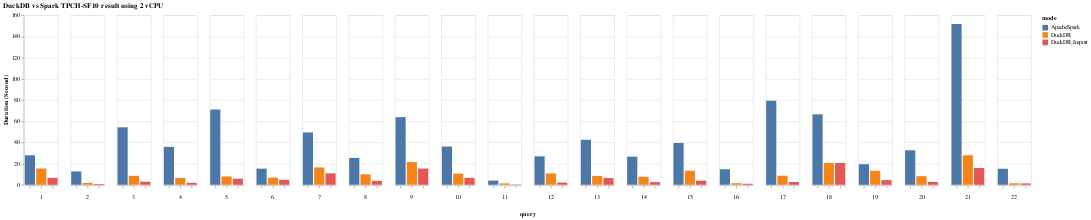

Notebook cell for this chart:
### Markdown cell above
# Results

### Code cell
chart

### Figure 1 — Vega-Lite specification as saved in the notebook (floating-point values rounded to 4 significant figures)
{"config": {"view": {"continuousWidth": 400, "continuousHeight": 300}}, "data": {"name": "data-6525951aafdda94afdf4a26f693de4fd"}, "mark": "bar", "encoding": {"color": {"field": "mode", "type": "nominal"}, "column": {"field": "query", "header": {"orient": "bottom"}, "type": "ordinal"}, "tooltip": [{"field": "dur", "type": "quantitative"}], "x": {"axis": {"labels": false, "title": null}, "field": "mode", "type": "nominal"}, "y": {"aggregate": "sum", "axis": {"title": "Duration (Second)"}, "field": "dur", "type": "quantitative"}}, "title": "DuckDB vs Spark TPCH-SF10 result using 2 vCPU", "$schema": "https://vega.github.io/schema/vega-lite/v4.17.0.json", "datasets": {"data-6525951aafdda94afdf4a26f693de4fd": [{"dur": 15.33, "query": 1, "mode": "DuckDB"}, {"dur": 1.726, "query": 2, "mode": "DuckDB"}, {"dur": 8.446, "query": 3, "mode": "DuckDB"}, {"dur": 6.413, "query": 4, "mode": "DuckDB"}, {"dur": 7.835, "query": 5, "mode": "DuckDB"}, {"dur": 6.713, "query": 6, "mode": "DuckDB"}, {"dur": 16.38, "query": 7, "mode": "DuckDB"}, {"dur": 9.841, "query": 8, "mode": "DuckDB"}, {"dur": 21.43, "query": 9, "mode": "DuckDB"}, {"dur": 10.54, "query": 10, "mode": "DuckDB"}, {"dur": 1.267, "query": 11, "mode": "DuckDB"}, {"dur": 10.65, "query": 12, "mode": "DuckDB"}, {"dur": 8.35, "query": 13, "mode": "DuckDB"}, {"dur": 7.553, "query": 14, "mode": "DuckDB"}, {"dur": 13.19, "query": 15, "mode": "DuckDB"}, {"dur": 1.47, "query": 16, "mode": "DuckDB"}, {"dur": 8.549, "query": 17, "mode": "DuckDB"}, {"dur": 20.61, "query": 18, "mode": "DuckDB"}, {"dur": 13.19, "query": 19, "mode": "DuckDB"}, {"dur": 8.106, "query": 20, "mode": "DuckDB"}, {"dur": 27.88, "query": 21, "mode": "DuckDB"}, {"dur": 1.391, "query": 22, "mode": "DuckDB"}, {"dur": 27.84, "query": 1, "mode": "ApacheSpark"}, {"dur": 12.57, "query": 2, "mode": "ApacheSpark"}, {"dur": 54.24, "query": 3, "mode": "ApacheSpark"}, {"dur": 35.75, "query": 4, "mode": "ApacheSpark"}, {"dur": 71.06, "query": 5, "mode": "ApacheSpark"}, {"dur": 15.19, "query": 6, "mode": "ApacheSpark"}, {"dur": 49.38, "query": 7, "mode": "ApacheSpark"}, {"dur": 25.32, "query": 8, "mode": "ApacheSpark"}, {"dur": 63.81, "query": 9, "mode": "ApacheSpark"}, {"dur": 36.1, "query": 10, "mode": "ApacheSpark"}, {"dur": 3.913, "query": 11, "mode": "ApacheSpark"}, {"dur": 26.84, "query": 12, "mode": "ApacheSpark"}, {"dur": 42.48, "query": 13, "mode": "ApacheSpark"}, {"dur": 26.52, "query": 14, "mode": "ApacheSpark"}, {"dur": 39.43, "query": 15, "mode": "ApacheSpark"}, {"dur": 14.61, "query": 16, "mode": "ApacheSpark"}, {"dur": 79.35, "query": 17, "mode": "ApacheSpark"}, {"dur": 66.46, "query": 18, "mode": "ApacheSpark"}, {"dur": 19.38, "query": 19, "mode": "ApacheSpark"}, {"dur": 32.56, "query": 20, "mode": "ApacheSpark"}, {"dur": 151.7, "query": 21, "mode": "ApacheSpark"}, {"dur": 15.08, "query": 22, "mode": "ApacheSpark"}, {"dur": 6.531, "query": 1, "mode": "DuckDB_Import"}, {"dur": 0.6629, "query": 2, "mode": "DuckDB_Import"}, {"dur": 2.918, "query": 3, "mode": "DuckDB_Import"}, {"dur": 1.801, "query": 4, "mode": "DuckDB_Import"}, {"dur": 5.69, "query": 5, "mode": "DuckDB_Import"}, {"dur": 4.653, "query": 6, "mode": "DuckDB_Import"}, {"dur": 10.8, "query": 7, "mode": "DuckDB_Import"}, {"dur": 3.724, "query": 8, "mode": "DuckDB_Import"}, {"dur": 15.32, "query": 9, "mode": "DuckDB_Import"}, {"dur": 6.517, "query": 10, "mode": "DuckDB_Import"}, {"dur": 0.2731, "query": 11, "mode": "DuckDB_Import"}, {"dur": 2.1, "query": 12, "mode": "DuckDB_Import"}, {"dur": 6.432, "query": 13, "mode": "DuckDB_Import"}, {"dur": 2.506, "query": 14, "mode": "DuckDB_Import"}, {"dur": 3.889, "query": 15, "mode": "DuckDB_Import"}, {"dur": 0.9537, "query": 16, "mode": "DuckDB_Import"}, {"dur": 2.619, "query": 17, "mode": "DuckDB_Import"}, {"dur": 20.6, "query": 18, "mode": "DuckDB_Import"}, {"dur": 4.378, "query": 19, "mode": "DuckDB_Import"}, {"dur": 2.606, "query": 20, "mode": "DuckDB_Import"}, {"dur": 15.79, "query": 21, "mode": "DuckDB_Import"}, {"dur": 1.267, "query": 22, "mode": "DuckDB_Import"}]}}
